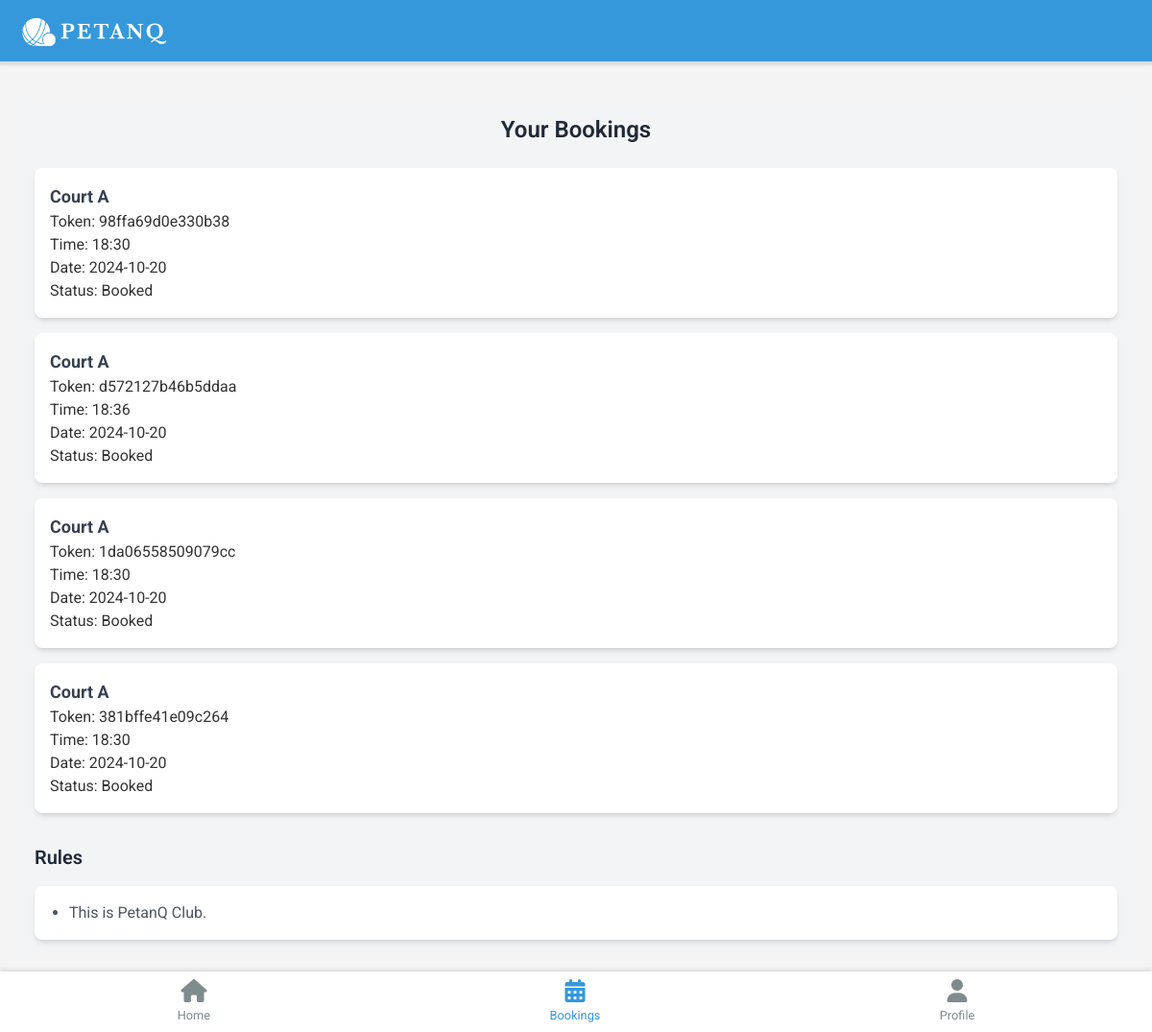
Screenshot of /user/dashboard (signed in) with the database file from the repository.
### webapp/models.py (models this page shows, shortened)
class Booking(db.Model):
    id = db.Column(db.Integer, primary_key=True)
    date = db.Column(db.Date, nullable=False)
    time = db.Column(db.String(10), nullable=False)
    court_name = db.Column(db.String(100), nullable=False)
    duration = db.Column(db.Integer, nullable=False)
    price = db.Column(db.Float, nullable=False)
    token = db.Column(db.String(16), unique=True, nullable=False)
    status = db.Column(db.String(50), default="Booked")
    user_id = db.Column(db.Integer, db.ForeignKey("customer.id"), nullable=False)
    court_id = db.Column(db.Integer, db.ForeignKey("court.id"), nullable=False)
    def __repr__(self):
        return f'<Booking {self.id}>'

class Rules(db.Model):
    id = db.Column(db.Integer, primary_key=True)
    rule_description = db.Column(db.String(3000))

### webapp/user.py (the view)
@user.route("/dashboard")
@login_required
def dashboard():
    rules = Rules.query.all()
    bookings = Booking.query.filter_by(user_id=current_user.id).all()
    print("User ID:", current_user.id)  # Debug print
    print("Found bookings:", bookings)  # Debug print
    return render_template("end_user/user_dashboard.html", rules=rules, bookings=bookings)

### webapp/templates/end_user/user_dashboard.html (shortened to what this page needs)
{% extends 'end_user/user_base.html' %}
{% block content %}
<div class="padding-sides home-content">
    <header class="home-header">
        <div class="logo">
            <img src="../static/img/logo2.png" alt="Logo" class="w-40 h-auto">
        </div>
        <button id="notificationBtn" aria-label="Notifications">
            <svg width="30" height="30" fill="white" xmlns="http://www.w3.org/2000/svg">
            </svg>
        </button>
    </header>
    <div class="flex flex-col items-center p-4 bg-gray-100" id="mainpage">
        <div class="mb-6">
            <h2 class="text-2xl font-semibold text-gray-800">Your Bookings</h2>
        </div>
        <div class="grid grid-cols-1 gap-4 w-full">
            {% if bookings %}
                {% for booked in bookings %}
                    <div class="bg-white p-4 rounded-lg shadow-md">
                        <h3 class="text-lg font-bold text-gray-700">{{ booked.court_name }}</h3>
                        <p>Token: {{ booked.token }}</p>
                        <p>Time: {{ booked.time }}</p>
                        <p>Date: {{ booked.date.strftime('%Y-%m-%d') }}</p>
                        <p>Status: {{ booked.status }}</p>
                    </div>
                {% endfor %}
            {% else %}
                <div class="bg-white p-4 rounded-lg shadow-md text-center">
                    You haven't booked yet. Book now!
                </div>
            {% endif %}
        </div>
        <div class="mt-8 w-full">
            <h3 class="text-xl font-semibold text-gray-800 mb-4">Rules</h3>
            <div class="bg-white p-4 rounded-lg shadow-md">
                <ul class="list-disc pl-5">
                    {% for rule in rules %}
                        <li class="text-gray-600">{{ rule.rule_description }}</li>
                    {% endfor %}
                </ul>
            </div>
        </div>
    </div>
</div>
{% endblock %}

### webapp/static/css/end_user/uni.css (style rules this page uses)
:root { --primary-color: #3498db; --secondary-color: #2ecc71; --background-color: #f4f4f4; --text-color: #333; --light-text-color: #7f8c8d; --border-color: #e0e0e0; --shadow-color: rgba(0, 0, 0, 0.1); --btnHover-color: #2980b9; --darkblue-color: #2c3e50; }
* { margin: 0; padding: 0; box-sizing: border-box; }
body { font-family: "Roboto"; background-color: var(--background-color); color: var(--text-color); line-gap-override: 1.6; max-height: 100vh; width: 100%; }

### webapp/static/css/end_user/welcome.css (style rules this page uses)
.logo { max-height: 50px; width: auto; }

### webapp/static/css/end_user/home.css (style rules this page uses)
.padding-sides { padding: 0 20px; }
.home-header { position: fixed; top: 0; left: 0; right: 0; z-index: 1000; width: 100%; height: 4rem; display: flex; align-items: center; justify-content: space-between; background: var(--primary-color); padding: 0 1.2rem; box-shadow: 0 2px 3px 2px rgba(0,0,0,0.1); }
.home-header .logo { width: 10rem; height: 3.4rem; }
#notificationBtn { background-color: transparent; border: none; cursor: pointer; color: #fff; }
.home-content { max-width: 100%; margin: 3px auto 0; padding: 20px; padding-bottom: 80px; }
#mainpage { margin-top: 80px; }

### rows the page displays
Booking: court_name "Court A", token "98ffa69d0e330b38", time "18:30", date "2024-10-20", status "Booked"
Booking: court_name "Court A", token "d572127b46b5ddaa", time "18:36", date "2024-10-20", status "Booked"
Booking: court_name "Court A", token "1da06558509079cc", time "18:30", date "2024-10-20", status "Booked"
Booking: court_name "Court A", token "381bffe41e09c264", time "18:30", date "2024-10-20", status "Booked"
Rules: rule_description "This is PetanQ Club."
